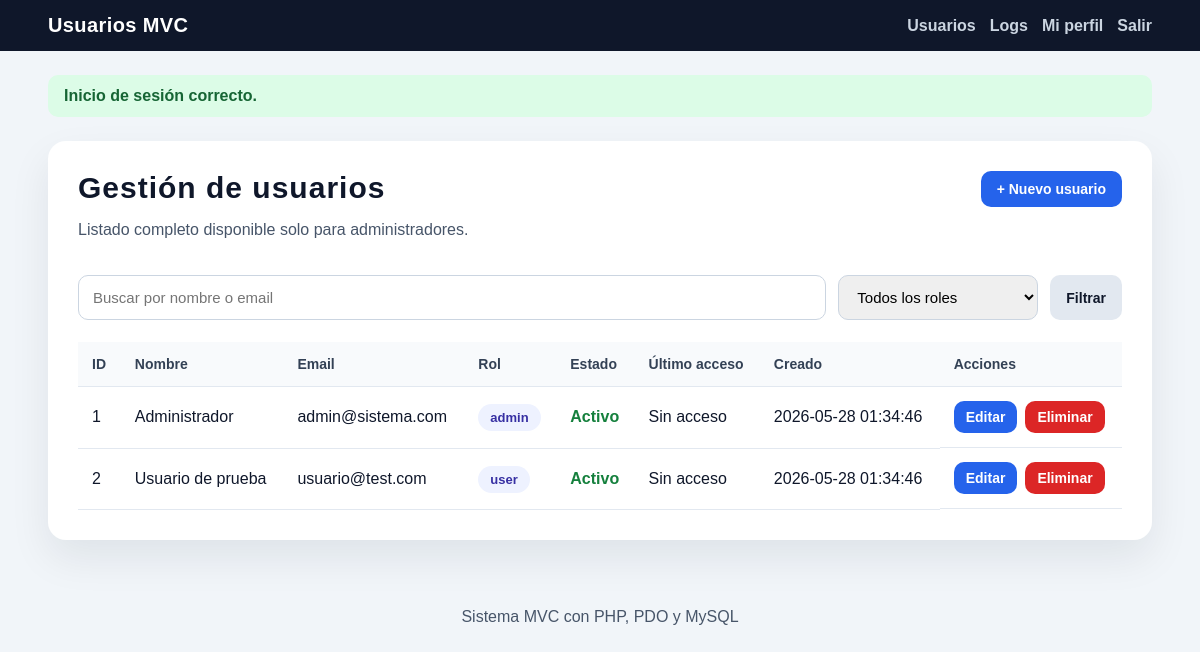
/index.php?action=usuarios (signed in), run on the app's committed database.
### tables this page shows
CREATE TABLE IF NOT EXISTS usuarios (
  id INT AUTO_INCREMENT PRIMARY KEY,
  nombre VARCHAR(100) NOT NULL,
  email VARCHAR(100) UNIQUE NOT NULL,
  password VARCHAR(255) NOT NULL,
  rol ENUM('admin', 'user') DEFAULT 'user',
  activo BOOLEAN DEFAULT TRUE,
  ultimo_acceso DATETIME NULL,
  created_at TIMESTAMP DEFAULT CURRENT_TIMESTAMP,
  updated_at TIMESTAMP DEFAULT CURRENT_TIMESTAMP ON UPDATE CURRENT_TIMESTAMP
);

### controllers/UsuarioController.php (called while the page is built, shortened)
<?php
require_once __DIR__ . '/../models/Usuario.php';
class UsuarioController {
    private Usuario $usuarioModel;
    public function __construct() {
        $this->usuarioModel = new Usuario();
    }
    public function index(): void {
        $search = trim($_GET['search'] ?? '');
        $role = trim($_GET['rol'] ?? '');
        $usuarios = $this->usuarioModel->getAll($search ?: null, $role ?: null);
        require __DIR__ . '/../views/usuarios/index.php';
    }
}

### models/Usuario.php (called while the page is built, shortened)
<?php
require_once __DIR__ . '/../config/Database.php';
class Usuario {
    private PDO $db;
    public function __construct() {
        $this->db = Database::getInstance()->getConnection();
    }
    public function getAll(?string $search = null, ?string $role = null): array {
        $sql = "SELECT id, nombre, email, rol, activo, ultimo_acceso, created_at, updated_at FROM usuarios WHERE 1=1";
        $params = [];
        $sql .= " ORDER BY created_at DESC";
        $stmt = $this->db->prepare($sql);
        $stmt->execute($params);
        return $stmt->fetchAll();
    }
}

### config/Database.php (called while the page is built)
<?php
class Database {
    private static ?Database $instance = null;
    private PDO $connection;
    private string $host = 'localhost';
    private string $dbName = 'usuarios_mvc';
    private string $username = 'root';
    private string $password = '';
    private string $charset = 'utf8mb4';
    private function __construct() {
        $dsn = "mysql:host={$this->host};dbname={$this->dbName};charset={$this->charset}";
        $options = [
            PDO::ATTR_ERRMODE => PDO::ERRMODE_EXCEPTION,
            PDO::ATTR_DEFAULT_FETCH_MODE => PDO::FETCH_ASSOC,
            PDO::ATTR_EMULATE_PREPARES => false,
        ];
        try {
            $this->connection = new PDO($dsn, $this->username, $this->password, $options);
        } catch (PDOException $e) {
            die('Error de conexión: ' . htmlspecialchars($e->getMessage(), ENT_QUOTES, 'UTF-8'));
        }
    }
    public static function getInstance(): Database {
        if (self::$instance === null) {
            self::$instance = new Database();
        }
        return self::$instance;
    }
    public function getConnection(): PDO {
        return $this->connection;
    }
}

### helpers.php (called while the page is built, shortened)
<?php
function e(?string $value): string {
    return htmlspecialchars((string)$value, ENT_QUOTES, 'UTF-8');
}
function getFlash(): ?array {
    $flash = $_SESSION['flash'];
    return $flash;
}

### views/usuarios/index.php (the view, shortened to what this page needs)
<?php
$search = $search ?? '';
$usuarios = $usuarios ?? [];
?>
<?php require __DIR__ . '/../layout/header.php'; ?>
<div class="card">
    <div class="page-header">
        <div>
            <h1>Gestión de usuarios</h1>
            <p>Listado completo disponible solo para administradores.</p>
        </div>
        <div class="toolbar-actions">
            <a class="btn btn-primary" href="index.php?action=register">
                + Nuevo usuario
            </a>
        </div>
    </div>
    <form class="filters" method="GET" action="index.php">
        <input
            type="text"
            name="search"
            placeholder="Buscar por nombre o email"
            value="<?= htmlspecialchars($search) ?>"
        >
        <select name="rol">
            <option value="">Todos los roles</option>
        </select>
        <button class="btn secondary" type="submit">
            Filtrar
        </button>
    </form>
    <div class="table-wrap">
        <table>
            <thead>
                <tr>
                    <th>ID</th>
                    <th>Nombre</th>
                    <th>Email</th>
                    <th>Rol</th>
                    <th>Estado</th>
                    <th>Último acceso</th>
                    <th>Creado</th>
                    <th>Acciones</th>
                </tr>
            </thead>
            <tbody>
                <?php if (!empty($usuarios)): ?>
                    <?php foreach ($usuarios as $u): ?>
                        <tr>
                            <td><?= htmlspecialchars($u['id']) ?></td>
                            <td><?= htmlspecialchars($u['nombre']) ?></td>
                            <td><?= htmlspecialchars($u['email']) ?></td>
                            <td>
                                <span class="badge">
                                    <?= htmlspecialchars($u['rol']) ?>
                                </span>
                            </td>
                            <td>
                                <?php if (!empty($u['activo'])): ?>
                                    <span class="ok">Activo</span>
                                <?php else: ?>
                                    <span class="bad">Inactivo</span>
                                <?php endif; ?>
                            </td>
                            <td>
                                <?= !empty($u['ultimo_acceso'])
                                    ? htmlspecialchars($u['ultimo_acceso'])
                                    : 'Sin acceso'
                                ?>
                            </td>
                            <td>
                                <?= !empty($u['created_at'])
                                    ? htmlspecialchars($u['created_at'])
                                    : '-'
                                ?>
                            </td>
                            <td class="actions">
                                <a
                                    class="btn small"
                                    href="index.php?action=edit&id=<?= urlencode($u['id']) ?>"
                                >
                                    Editar
                                </a>
                                <?php if ((int)$u['id'] !== (int)($_SESSION['user_id'] ?? 0)): ?>
                                    <a
                                        class="btn small danger"
                                        href="index.php?action=delete&id=<?= urlencode($u['id']) ?>"
                                        onclick="return confirm('¿Seguro que deseas eliminar este usuario?')"
                                    >
                                        Eliminar
                                    </a>
                                <?php endif; ?>
                            </td>
                        </tr>
                    <?php endforeach; ?>
                <?php endif; ?>
            </tbody>
        </table>
    </div>
</div>
<?php require __DIR__ . '/../layout/footer.php'; ?>

### public/index.php (shortened to what this page needs)
<?php
require_once __DIR__ . '/../helpers.php';
require_once __DIR__ . '/../controllers/UsuarioController.php';
$action = $_GET['action'] ?? 'dashboard';
$usuarioController = new UsuarioController();
try {
    switch ($action) {
        case 'usuarios':
            $usuarioController->index();
            break;
    }
} catch (Throwable $e) {
    http_response_code(500);
    require __DIR__ . '/../views/layout/header.php';
    echo '<div class="card"><h1>Error interno</h1><p>' . e($e->getMessage()) . '</p></div>';
    require __DIR__ . '/../views/layout/footer.php';
}

### views/layout/header.php (shortened to what this page needs)
<?php $flash = getFlash(); $currentUser = $_SESSION['user'] ?? null; ?>
<!DOCTYPE html>
<html lang="es">
<head>
    <link rel="stylesheet" href="/gestion-usuarios/assets/css/style.css">
</head>
<body>
<header class="topbar">
    <div class="brand">Usuarios MVC</div>
    <nav>
        <?php if ($currentUser): ?>
            <?php if ($currentUser['rol'] === 'admin'): ?>
                <a href="index.php?action=usuarios">Usuarios</a>
                <a href="index.php?action=logs">Logs</a>
            <?php endif; ?>
            <a href="index.php?action=perfil">Mi perfil</a>
            <a href="index.php?action=logout">Salir</a>
        <?php else: ?>
            <a href="index.php?action=login">Login</a>
            <a href="index.php?action=register">Registro</a>
        <?php endif; ?>
    </nav>
</header>
<main class="container">
    <?php if ($flash): ?>
        <div class="alert <?= e($flash['type']) ?>"><?= e($flash['message']) ?></div>
    <?php endif; ?>

### views/layout/footer.php
</main>
<footer class="footer">
    <p>Sistema MVC con PHP, PDO y MySQL</p>
</footer>
</body>
</html>

### assets/css/style.css (style rules this page uses)
* { box-sizing: border-box; }
body { margin: 0; font-family: Arial, Helvetica, sans-serif; background: #f1f5f9; color: #0f172a; }
.topbar { background: #0f172a; color: #ffffff; padding: 14px 4%; display: flex; justify-content: space-between; align-items: center; gap: 16px; }
.brand { font-weight: 700; font-size: 20px; letter-spacing: 0.4px; }
.topbar nav { display: flex; gap: 14px; flex-wrap: wrap; }
.topbar nav a { color: #cbd5e1; text-decoration: none; font-weight: 600; }
.container { width: min(1200px, 92%); margin: 0 auto; padding: 24px 0; }
.small { color: #475569; }
.card { background: #ffffff; border-radius: 18px; padding: 30px; box-shadow: 0 18px 40px rgba(15, 23, 42, 0.08); margin-top: 24px; }
h1 { margin: 0 0 12px; font-size: 30px; letter-spacing: 1px; }
p { color: #475569; }
.page-header { display: flex; justify-content: space-between; align-items: flex-start; gap: 16px; margin-bottom: 20px; }
.toolbar-actions { display: flex; justify-content: flex-end; align-items: center; }
.filters { display: grid; grid-template-columns: 1fr 200px auto; gap: 12px; margin-bottom: 22px; }
input, select { width: 100%; padding: 12px 14px; border: 1px solid #cbd5e1; border-radius: 10px; font-size: 15px; }
.btn { display: inline-block; padding: 10px 16px; border-radius: 10px; text-decoration: none; font-weight: 700; border: none; cursor: pointer; font-size: 14px; background: #2563eb; color: #ffffff; }
.btn-primary { background: #2563eb; color: #ffffff; }
.btn.secondary { background: #e2e8f0; color: #0f172a; }
.btn.small { padding: 8px 12px; background: #2563eb; color: #ffffff; }
.btn.danger { background: #dc2626; color: #ffffff; }
.table-wrap { width: 100%; overflow-x: auto; }
table { width: 100%; border-collapse: collapse; }
thead { background: #f8fafc; }
th, td { padding: 14px; text-align: left; border-bottom: 1px solid #e2e8f0; vertical-align: middle; }
th { color: #334155; font-size: 14px; }
.badge { background: #eef2ff; color: #3730a3; padding: 6px 12px; border-radius: 999px; font-size: 13px; font-weight: 700; }
.ok { color: #15803d; font-weight: 700; }
.actions { display: flex; gap: 8px; flex-wrap: wrap; }
footer { text-align: center; padding: 28px; color: #475569; }
.alert { padding: 12px 16px; border-radius: 10px; margin-bottom: 16px; font-weight: 600; }
.alert.success { background: #dcfce7; color: #166534; }

### data on the page
usuarios: id "1", nombre "Administrador", email "admin@sistema.com", rol "admin", activo "Activo", shows "Sin acceso", created_at "2026-05-28 01:34:46"
usuarios: id "2", nombre "Usuario de prueba", email "usuario@test.com", rol "user", activo "Activo", shows "Sin acceso", created_at "2026-05-28 01:34:46"

### other printed values
$flash['message'] "Inicio de sesión correcto."
